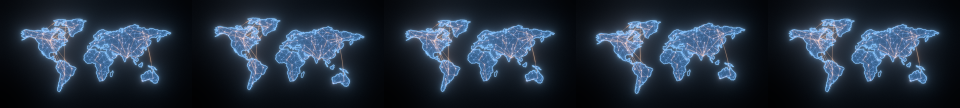
#> input picture deliverables/contact-sheets/FibreWorldMap_HoldLoop_sheet.png, 1920 x 216 px, given in place of band_DataFountain_Loop_300.png, which was not available (shown at 1/2 size)
$ python banding-check.py ../../deliverables/contact-sheets/FibreWorldMap_HoldLoop_sheet.png
#> lines starting #> are read from the running program, lines starting #| are printed output that depends on the picture; pictures that were not available may be replaced by others from this repository, and a replacement may not be noted
#!/usr/bin/env python3
"""Step 4 — banding check on the ENCODED mp4s.

Extracts one frame from each preview with ffmpeg, then reads luma along
lines through the gradient areas named in the brief. Each profile is
averaged across a 24-px-wide strip (so grain/dither average out, as the eye
does) and sampled every pixel. Banding shows up as plateaus separated by
steps: we report the largest jump between neighbouring 4-px bins and the
longest run of identical rounded values. Smooth = max jump ≤ 1.5 levels.
usage: banding-check.py RENDER_DIR
"""
import subprocess, sys, os
import numpy as np
from PIL import Image

R = sys.argv[1]
# (preview, frame, [(name, (x0,y0,x1,y1)) line in 1280x720 coords])
AREAS = {
    "DataFountain_Loop": (300, [("navy glow / sky, vertical", (200, 0, 200, 300)), ("dark floor, horizontal", (0, 690, 1280, 690))]),
    "DataFountain_Story": (225, [("navy sky, vertical", (1100, 0, 1100, 250))]),
    "CodePanels_Dark": (300, [("black around flare, horizontal", (40, 396, 700, 396)), ("flare falloff, vertical", (30, 200, 30, 600))]),
    "PastelSilk_PinkBlue": (300, [("pastel gradient, horizontal", (0, 600, 1280, 600)), ("pastel gradient, vertical", (900, 0, 900, 720))]),
    "PastelSilk_PeachMint": (300, [("pastel gradient, horizontal", (0, 600, 1280, 600)), ("pastel gradient, vertical", (900, 0, 900, 720))]),
    "TealHUD_Soft": (300, [("teal mist diagonal-ish, horizontal", (0, 700, 1280, 700)), ("teal mist, vertical", (1240, 0, 1240, 720))]),
    "LiquidRipples_White": (300, [("white liquid centre dish, horizontal", (480, 360, 800, 360))]),
    "LiquidRipples_Black": (300, [("black ink centre dish, horizontal", (480, 360, 800, 360))]),
}

def frame(name, f):
#> called with name = 'DataFountain_Loop', f = 300
    out = f"/tmp/band_{name}_{f}.png"
    subprocess.run(["ffmpeg", "-v", "error", "-y", "-i", os.path.join(R, "previews", name + ".mp4"),
                    "-vf", f"select=eq(n\\,{f})", "-frames:v", "1", out], check=True)
#> (this line was passed over: subprocess is not available in this run)
    return np.asarray(Image.open(out).convert("RGB")).astype(np.float64)

def profile(img, line, half=12):
    x0, y0, x1, y1 = line
    lum = img @ np.array([0.2126, 0.7152, 0.0722])
    if y0 == y1:
        strip = lum[max(0, y0 - half):y0 + half, x0:x1]
        return strip.mean(axis=0)
    strip = lum[y0:y1, max(0, x0 - half):x0 + half]
    return strip.mean(axis=1)

ok = True
for name, (f, lines) in AREAS.items():
    img = frame(name, f)
    for label, line in lines:
        p = profile(img, line)
        bins = p[: len(p) // 4 * 4].reshape(-1, 4).mean(axis=1)
        jumps = np.abs(np.diff(bins))
        r = np.round(p)
        run, best = 1, 1
        for a, b in zip(r[:-1], r[1:]):
            run = run + 1 if a == b else 1
            best = max(best, run)
        verdict = "smooth" if jumps.max() <= 1.5 else "CHECK"
        ok &= verdict == "smooth"
        print(f"{name:22s} f{f:<4d} {label:38s} range {p.min():6.1f}-{p.max():6.1f}  "
              f"max 4px-bin jump {jumps.max():4.2f}  longest flat run {best:3d}px  -> {verdict}")
#> this loop made 2 passes
#| DataFountain_Loop      f300  navy glow / sky, vertical              range    8.9- 158.7  max 4px-bin jump 39.49  longest flat run   9px  -> CHECK
#| DataFountain_Loop      f300  dark floor, horizontal                 range    nan-   nan  max 4px-bin jump  nan  longest flat run   1px  -> CHECK
#> pass 1, in profile, `lum = img @ np.array([0.2126, 0.7152, 0.0722])`:
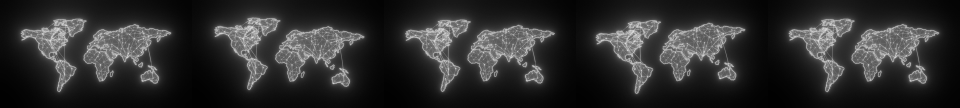
#> lum: shape (216, 1920) float64 (shown at 1/2 size); min 1.07, max 238.3, mean 46.7
#> pass 1, in profile, `strip = lum[y0:y1, max(0, x0 - half):x0 + half]`:
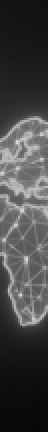
#> strip: shape (216, 24) float64 (shown 2 times larger); min 7.51, max 220.5, mean 70.6
#> after the loop, ok = False
#> pass 2 of the loop `for name, (f, lines) in AREAS.items():`:
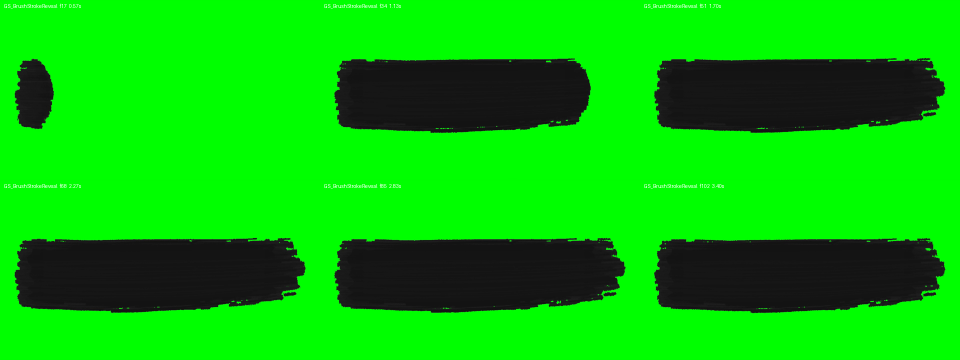
#> input picture deliverables/contact-sheets/GS_BrushStrokeReveal-contact.png, 1920 x 720 px, given in place of band_DataFountain_Story_225.png, which was not available (shown at 1/2 size)
#> the loop `for label, line in lines:` made 1 pass
#> (printed output is left out)
#> pass 1, in profile (call 3), `lum = img @ np.array([0.2126, 0.7152, 0.0722])`:
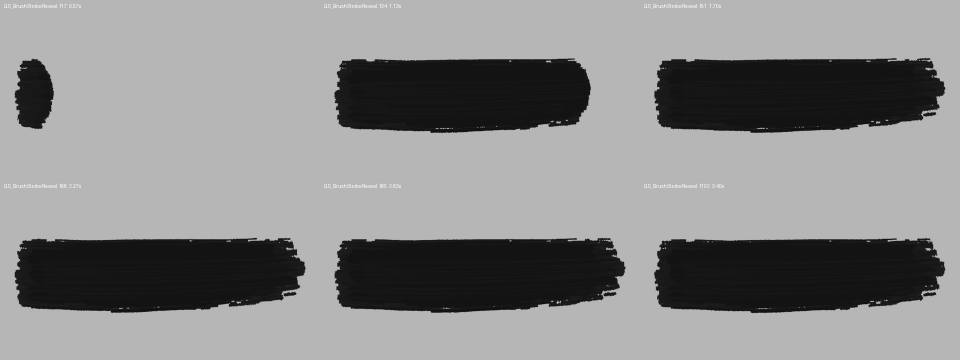
#> lum: shape (720, 1920) float64 (shown at 1/2 size); min 11.7, max 254.1, mean 138
#> pass 1, in profile (call 3), `strip = lum[y0:y1, max(0, x0 - half):x0 + half]`:
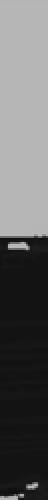
#> strip: shape (250, 24) float64 (shown 2 times larger); min 13.42, max 189.2, mean 99.1
#> (the run stopped early here; a loop or call above may not have finished)
